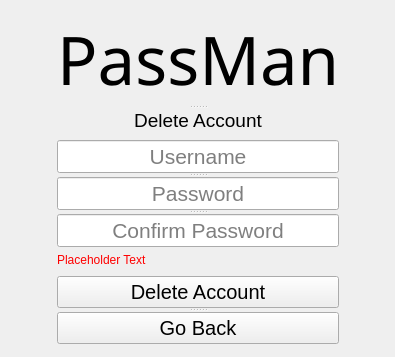
<?xml version="1.0" encoding="UTF-8"?>
<ui version="4.0">
 <class>DeleteAccountScreen</class>
 <widget class="QWidget" name="DeleteAccountScreen">
  <property name="geometry">
   <rect>
    <x>0</x>
    <y>0</y>
    <width>395</width>
    <height>357</height>
   </rect>
  </property>
  <property name="windowTitle">
   <string>Form</string>
  </property>
  <layout class="QGridLayout" name="gridLayout">
   <item row="2" column="1">
    <spacer name="verticalSpacer_3">
     <property name="orientation">
      <enum>Qt::Vertical</enum>
     </property>
     <property name="sizeHint" stdset="0">
      <size>
       <width>20</width>
       <height>40</height>
      </size>
     </property>
    </spacer>
   </item>
   <item row="0" column="1">
    <spacer name="verticalSpacer_2">
     <property name="orientation">
      <enum>Qt::Vertical</enum>
     </property>
     <property name="sizeHint" stdset="0">
      <size>
       <width>20</width>
       <height>40</height>
      </size>
     </property>
    </spacer>
   </item>
   <item row="7" column="1">
    <spacer name="verticalSpacer">
     <property name="orientation">
      <enum>Qt::Vertical</enum>
     </property>
     <property name="sizeHint" stdset="0">
      <size>
       <width>20</width>
       <height>40</height>
      </size>
     </property>
    </spacer>
   </item>
   <item row="3" column="2">
    <spacer name="horizontalSpacer_2">
     <property name="orientation">
      <enum>Qt::Horizontal</enum>
     </property>
     <property name="sizeHint" stdset="0">
      <size>
       <width>40</width>
       <height>20</height>
      </size>
     </property>
    </spacer>
   </item>
   <item row="3" column="0">
    <spacer name="horizontalSpacer">
     <property name="orientation">
      <enum>Qt::Horizontal</enum>
     </property>
     <property name="sizeHint" stdset="0">
      <size>
       <width>40</width>
       <height>20</height>
      </size>
     </property>
    </spacer>
   </item>
   <item row="5" column="1">
    <spacer name="verticalSpacer_4">
     <property name="orientation">
      <enum>Qt::Vertical</enum>
     </property>
     <property name="sizeHint" stdset="0">
      <size>
       <width>20</width>
       <height>40</height>
      </size>
     </property>
    </spacer>
   </item>
   <item row="6" column="1">
    <widget class="QSplitter" name="splitter_3">
     <property name="orientation">
      <enum>Qt::Vertical</enum>
     </property>
     <widget class="QPushButton" name="deleteaccountButton">
      <property name="font">
       <font>
        <pointsize>15</pointsize>
       </font>
      </property>
      <property name="text">
       <string>Delete Account</string>
      </property>
     </widget>
     <widget class="QPushButton" name="gobackButton">
      <property name="font">
       <font>
        <pointsize>15</pointsize>
       </font>
      </property>
      <property name="text">
       <string>Go Back</string>
      </property>
     </widget>
    </widget>
   </item>
   <item row="1" column="1">
    <widget class="QSplitter" name="splitter_2">
     <property name="orientation">
      <enum>Qt::Vertical</enum>
     </property>
     <widget class="QLabel" name="PassManLabel">
      <property name="font">
       <font>
        <family>Source Code Pro</family>
        <pointsize>50</pointsize>
        <weight>50</weight>
        <bold>false</bold>
       </font>
      </property>
      <property name="text">
       <string>PassMan</string>
      </property>
      <property name="textFormat">
       <enum>Qt::AutoText</enum>
      </property>
      <property name="scaledContents">
       <bool>true</bool>
      </property>
      <property name="alignment">
       <set>Qt::AlignCenter</set>
      </property>
     </widget>
     <widget class="QLabel" name="label">
      <property name="font">
       <font>
        <pointsize>14</pointsize>
       </font>
      </property>
      <property name="text">
       <string>Delete Account</string>
      </property>
      <property name="alignment">
       <set>Qt::AlignCenter</set>
      </property>
     </widget>
    </widget>
   </item>
   <item row="3" column="1">
    <widget class="QSplitter" name="splitter">
     <property name="orientation">
      <enum>Qt::Vertical</enum>
     </property>
     <widget class="QLineEdit" name="usernameInput">
      <property name="font">
       <font>
        <pointsize>16</pointsize>
       </font>
      </property>
      <property name="alignment">
       <set>Qt::AlignCenter</set>
      </property>
      <property name="placeholderText">
       <string>Username</string>
      </property>
     </widget>
     <widget class="QLineEdit" name="passwordInput">
      <property name="font">
       <font>
        <pointsize>16</pointsize>
       </font>
      </property>
      <property name="echoMode">
       <enum>QLineEdit::Password</enum>
      </property>
      <property name="alignment">
       <set>Qt::AlignCenter</set>
      </property>
      <property name="placeholderText">
       <string>Password</string>
      </property>
     </widget>
     <widget class="QLineEdit" name="confirmpasswordInput">
      <property name="font">
       <font>
        <pointsize>16</pointsize>
       </font>
      </property>
      <property name="echoMode">
       <enum>QLineEdit::Password</enum>
      </property>
      <property name="alignment">
       <set>Qt::AlignCenter</set>
      </property>
      <property name="placeholderText">
       <string>Confirm Password</string>
      </property>
     </widget>
    </widget>
   </item>
   <item row="4" column="1">
    <widget class="QLabel" name="errormessageLabel">
     <property name="palette">
      <palette>
       <active>
        <colorrole role="WindowText">
         <brush brushstyle="SolidPattern">
          <color alpha="255">
           <red>255</red>
           <green>0</green>
           <blue>0</blue>
          </color>
         </brush>
        </colorrole>
       </active>
       <inactive>
        <colorrole role="WindowText">
         <brush brushstyle="SolidPattern">
          <color alpha="255">
           <red>255</red>
           <green>0</green>
           <blue>0</blue>
          </color>
         </brush>
        </colorrole>
       </inactive>
       <disabled>
        <colorrole role="WindowText">
         <brush brushstyle="SolidPattern">
          <color alpha="255">
           <red>120</red>
           <green>120</green>
           <blue>120</blue>
          </color>
         </brush>
        </colorrole>
       </disabled>
      </palette>
     </property>
     <property name="text">
      <string>Placeholder Text</string>
     </property>
    </widget>
   </item>
  </layout>
 </widget>
 <tabstops>
  <tabstop>usernameInput</tabstop>
  <tabstop>passwordInput</tabstop>
  <tabstop>confirmpasswordInput</tabstop>
  <tabstop>deleteaccountButton</tabstop>
  <tabstop>gobackButton</tabstop>
 </tabstops>
 <resources/>
 <connections/>
</ui>
